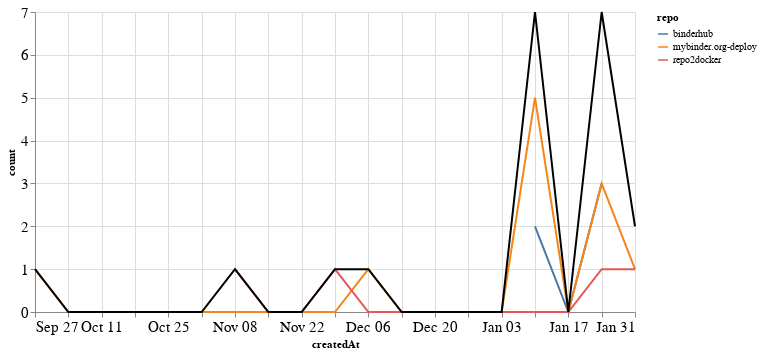

The code cell stored with this chart in its notebook:
### Markdown cell above
### PRs

### Code cell
prs_time = prs.groupby('repo').resample('W', on='createdAt').count()['author'].reset_index()
prs_time = prs_time.rename(columns={'author': 'count'})
prs_time_total = prs_time.groupby('createdAt').agg({"count": "sum"}).reset_index()

ch1 = alt.Chart(prs_time, width=600).mark_line().encode(
    x='createdAt',
    y='count',
    color='repo',
    tooltip="repo"
)

ch2 = alt.Chart(prs_time_total, width=600).mark_line(color="black").encode(
    x='createdAt',
    y='count',
)

ch1 + ch2

### Figure 1 — Vega-Lite specification as saved in the notebook (floating-point values rounded to 4 significant figures)
{"config": {"axisLeft": {"labelFontSize": 15}, "axisBottom": {"labelFontSize": 15}}, "layer": [{"data": {"name": "data-096666d6bb9fbbfb668f3f962db4f9e2"}, "mark": "line", "encoding": {"color": {"type": "nominal", "field": "repo"}, "tooltip": {"type": "nominal", "field": "repo"}, "x": {"type": "temporal", "field": "createdAt"}, "y": {"type": "quantitative", "field": "count"}}, "width": 600}, {"data": {"name": "data-346560088623aa9547b34e7018741981"}, "mark": {"type": "line", "color": "black"}, "encoding": {"x": {"type": "temporal", "field": "createdAt"}, "y": {"type": "quantitative", "field": "count"}}, "width": 600}], "$schema": "https://vega.github.io/schema/vega-lite/v4.8.1.json", "datasets": {"data-096666d6bb9fbbfb668f3f962db4f9e2": [{"repo": "binderhub", "createdAt": "2021-01-10T00:00:00", "count": 2}, {"repo": "binderhub", "createdAt": "2021-01-17T00:00:00", "count": 0}, {"repo": "binderhub", "createdAt": "2021-01-24T00:00:00", "count": 3}, {"repo": "mybinder.org-deploy", "createdAt": "2020-09-27T00:00:00", "count": 1}, {"repo": "mybinder.org-deploy", "createdAt": "2020-10-04T00:00:00", "count": 0}, {"repo": "mybinder.org-deploy", "createdAt": "2020-10-11T00:00:00", "count": 0}, {"repo": "mybinder.org-deploy", "createdAt": "2020-10-18T00:00:00", "count": 0}, {"repo": "mybinder.org-deploy", "createdAt": "2020-10-25T00:00:00", "count": 0}, {"repo": "mybinder.org-deploy", "createdAt": "2020-11-01T00:00:00", "count": 0}, {"repo": "mybinder.org-deploy", "createdAt": "2020-11-08T00:00:00", "count": 0}, {"repo": "mybinder.org-deploy", "createdAt": "2020-11-15T00:00:00", "count": 0}, {"repo": "mybinder.org-deploy", "createdAt": "2020-11-22T00:00:00", "count": 0}, {"repo": "mybinder.org-deploy", "createdAt": "2020-11-29T00:00:00", "count": 0}, {"repo": "mybinder.org-deploy", "createdAt": "2020-12-06T00:00:00", "count": 1}, {"repo": "mybinder.org-deploy", "createdAt": "2020-12-13T00:00:00", "count": 0}, {"repo": "mybinder.org-deploy", "createdAt": "2020-12-20T00:00:00", "count": 0}, {"repo": "mybinder.org-deploy", "createdAt": "2020-12-27T00:00:00", "count": 0}, {"repo": "mybinder.org-deploy", "createdAt": "2021-01-03T00:00:00", "count": 0}, {"repo": "mybinder.org-deploy", "createdAt": "2021-01-10T00:00:00", "count": 5}, {"repo": "mybinder.org-deploy", "createdAt": "2021-01-17T00:00:00", "count": 0}, {"repo": "mybinder.org-deploy", "createdAt": "2021-01-24T00:00:00", "count": 3}, {"repo": "mybinder.org-deploy", "createdAt": "2021-01-31T00:00:00", "count": 1}, {"repo": "repo2docker", "createdAt": "2020-11-08T00:00:00", "count": 1}, {"repo": "repo2docker", "createdAt": "2020-11-15T00:00:00", "count": 0}, {"repo": "repo2docker", "createdAt": "2020-11-22T00:00:00", "count": 0}, {"repo": "repo2docker", "createdAt": "2020-11-29T00:00:00", "count": 1}, {"repo": "repo2docker", "createdAt": "2020-12-06T00:00:00", "count": 0}, {"repo": "repo2docker", "createdAt": "2020-12-13T00:00:00", "count": 0}, {"repo": "repo2docker", "createdAt": "2020-12-20T00:00:00", "count": 0}, {"repo": "repo2docker", "createdAt": "2020-12-27T00:00:00", "count": 0}, {"repo": "repo2docker", "createdAt": "2021-01-03T00:00:00", "count": 0}, {"repo": "repo2docker", "createdAt": "2021-01-10T00:00:00", "count": 0}, {"repo": "repo2docker", "createdAt": "2021-01-17T00:00:00", "count": 0}, {"repo": "repo2docker", "createdAt": "2021-01-24T00:00:00", "count": 1}, {"repo": "repo2docker", "createdAt": "2021-01-31T00:00:00", "count": 1}], "data-346560088623aa9547b34e7018741981": [{"createdAt": "2020-09-27T00:00:00", "count": 1}, {"createdAt": "2020-10-04T00:00:00", "count": 0}, {"createdAt": "2020-10-11T00:00:00", "count": 0}, {"createdAt": "2020-10-18T00:00:00", "count": 0}, {"createdAt": "2020-10-25T00:00:00", "count": 0}, {"createdAt": "2020-11-01T00:00:00", "count": 0}, {"createdAt": "2020-11-08T00:00:00", "count": 1}, {"createdAt": "2020-11-15T00:00:00", "count": 0}, {"createdAt": "2020-11-22T00:00:00", "count": 0}, {"createdAt": "2020-11-29T00:00:00", "count": 1}, {"createdAt": "2020-12-06T00:00:00", "count": 1}, {"createdAt": "2020-12-13T00:00:00", "count": 0}, {"createdAt": "2020-12-20T00:00:00", "count": 0}, {"createdAt": "2020-12-27T00:00:00", "count": 0}, {"createdAt": "2021-01-03T00:00:00", "count": 0}, {"createdAt": "2021-01-10T00:00:00", "count": 7}, {"createdAt": "2021-01-17T00:00:00", "count": 0}, {"createdAt": "2021-01-24T00:00:00", "count": 7}, {"createdAt": "2021-01-31T00:00:00", "count": 2}]}}
